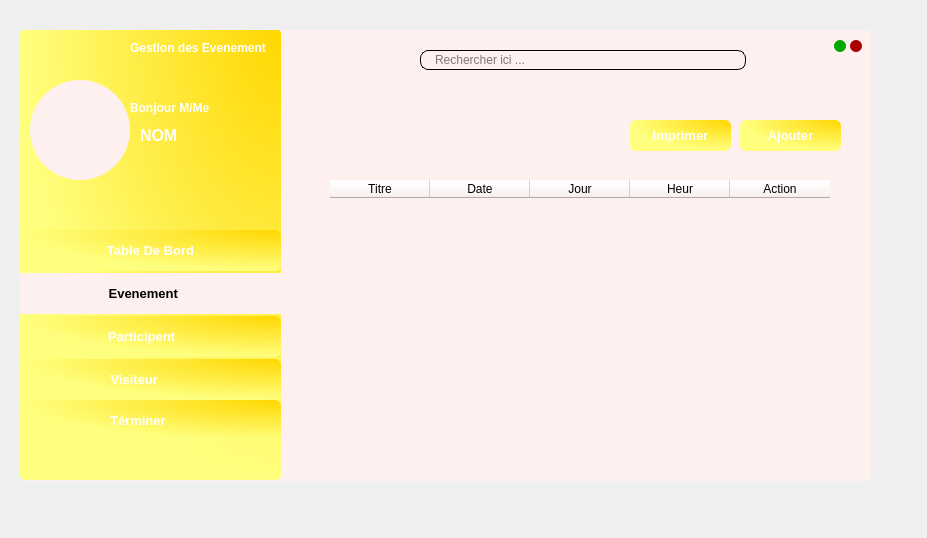
<?xml version="1.0" encoding="UTF-8"?>
<ui version="4.0">
 <class>eventform</class>
 <widget class="QWidget" name="eventform">
  <property name="geometry">
   <rect>
    <x>0</x>
    <y>0</y>
    <width>927</width>
    <height>538</height>
   </rect>
  </property>
  <property name="windowTitle">
   <string>Form</string>
  </property>
  <widget class="QWidget" name="event_w" native="true">
   <property name="geometry">
    <rect>
     <x>20</x>
     <y>30</y>
     <width>851</width>
     <height>451</height>
    </rect>
   </property>
   <property name="styleSheet">
    <string notr="true">background-color: rgb(255, 240, 240);
border-radius: 6px;</string>
   </property>
   <widget class="QLabel" name="menu">
    <property name="geometry">
     <rect>
      <x>0</x>
      <y>-1</y>
      <width>261</width>
      <height>451</height>
     </rect>
    </property>
    <property name="styleSheet">
     <string notr="true">    background-color: qradialgradient(cx: 1, cy: 0, radius: 1, fx: 1, fy: 0, stop: 0#FFD700, stop: 1 rgb(255, 255, 127) );
    color: white;
    padding: 10px;
    border-radius: 5px;
    box-shadow: 0 0 10px rgba(0, 0, 0, 0.1); </string>
    </property>
    <property name="text">
     <string/>
    </property>
   </widget>
   <widget class="QLabel" name="titre">
    <property name="geometry">
     <rect>
      <x>110</x>
      <y>10</y>
      <width>151</width>
      <height>16</height>
     </rect>
    </property>
    <property name="font">
     <font>
      <pointsize>9</pointsize>
      <weight>75</weight>
      <bold>true</bold>
     </font>
    </property>
    <property name="styleSheet">
     <string notr="true">background-color:none;
color: rgb(255, 255, 255);</string>
    </property>
    <property name="text">
     <string>Gestion des Evenement</string>
    </property>
   </widget>
   <widget class="QLabel" name="pic">
    <property name="geometry">
     <rect>
      <x>10</x>
      <y>50</y>
      <width>100</width>
      <height>100</height>
     </rect>
    </property>
    <property name="font">
     <font>
      <pointsize>8</pointsize>
     </font>
    </property>
    <property name="styleSheet">
     <string notr="true">border-radius:50px;</string>
    </property>
    <property name="text">
     <string/>
    </property>
   </widget>
   <widget class="QLabel" name="nom">
    <property name="geometry">
     <rect>
      <x>120</x>
      <y>90</y>
      <width>141</width>
      <height>31</height>
     </rect>
    </property>
    <property name="font">
     <font>
      <pointsize>12</pointsize>
      <weight>75</weight>
      <bold>true</bold>
     </font>
    </property>
    <property name="styleSheet">
     <string notr="true">background-color:none;
color: rgb(255, 255, 255);</string>
    </property>
    <property name="text">
     <string>NOM</string>
    </property>
   </widget>
   <widget class="QLabel" name="salut">
    <property name="geometry">
     <rect>
      <x>110</x>
      <y>70</y>
      <width>101</width>
      <height>16</height>
     </rect>
    </property>
    <property name="font">
     <font>
      <pointsize>9</pointsize>
      <weight>75</weight>
      <bold>true</bold>
     </font>
    </property>
    <property name="styleSheet">
     <string notr="true">background-color:none;
color: rgb(255, 255, 255);</string>
    </property>
    <property name="text">
     <string>Bonjour M/Me</string>
    </property>
   </widget>
   <widget class="QPushButton" name="bord">
    <property name="geometry">
     <rect>
      <x>0</x>
      <y>200</y>
      <width>261</width>
      <height>41</height>
     </rect>
    </property>
    <property name="font">
     <font>
      <pointsize>10</pointsize>
      <weight>75</weight>
      <bold>true</bold>
     </font>
    </property>
    <property name="styleSheet">
     <string notr="true">QPushButton{
    background-color: qradialgradient(cx: 1, cy: 0, radius: 1, fx: 1, fy: 0, stop: 0#FFD700, stop: 1 rgb(255, 255, 127) );
    color: rgb(255, 255, 255);
    border: None;
}
QPushButton:hover{
	background-color: rgb(255, 240, 240);
    color: rgb(0, 0, 0);
}</string>
    </property>
    <property name="text">
     <string>Table De Bord</string>
    </property>
   </widget>
   <widget class="QPushButton" name="event">
    <property name="geometry">
     <rect>
      <x>0</x>
      <y>243</y>
      <width>261</width>
      <height>41</height>
     </rect>
    </property>
    <property name="maximumSize">
     <size>
      <width>16777215</width>
      <height>41</height>
     </size>
    </property>
    <property name="font">
     <font>
      <pointsize>10</pointsize>
      <weight>75</weight>
      <bold>true</bold>
     </font>
    </property>
    <property name="styleSheet">
     <string notr="true">border-radius: 0px;
</string>
    </property>
    <property name="text">
     <string>Evenement    </string>
    </property>
   </widget>
   <widget class="QPushButton" name="participent">
    <property name="geometry">
     <rect>
      <x>0</x>
      <y>286</y>
      <width>261</width>
      <height>41</height>
     </rect>
    </property>
    <property name="font">
     <font>
      <pointsize>10</pointsize>
      <weight>75</weight>
      <bold>true</bold>
     </font>
    </property>
    <property name="styleSheet">
     <string notr="true">QPushButton{
    background-color: qradialgradient(cx: 1, cy: 0, radius: 1, fx: 1, fy: 0, stop: 0#FFD700, stop: 1 rgb(255, 255, 127) );
    color: rgb(255, 255, 255);
    border: None;
}
QPushButton:hover{
	background-color: rgb(255, 240, 240);
    color: rgb(0, 0, 0);
}</string>
    </property>
    <property name="text">
     <string>Participent     </string>
    </property>
   </widget>
   <widget class="QPushButton" name="visiteur">
    <property name="geometry">
     <rect>
      <x>0</x>
      <y>329</y>
      <width>261</width>
      <height>41</height>
     </rect>
    </property>
    <property name="font">
     <font>
      <pointsize>10</pointsize>
      <weight>75</weight>
      <bold>true</bold>
     </font>
    </property>
    <property name="styleSheet">
     <string notr="true">QPushButton{
    background-color: qradialgradient(cx: 1, cy: 0, radius: 1, fx: 1, fy: 0, stop: 0#FFD700, stop: 1 rgb(255, 255, 127) );
    color: rgb(255, 255, 255);
    border: None;
}
QPushButton:hover{
	background-color: rgb(255, 240, 240);
    color: rgb(0, 0, 0);
}</string>
    </property>
    <property name="text">
     <string>Visiteur         </string>
    </property>
   </widget>
   <widget class="QLineEdit" name="recherche">
    <property name="geometry">
     <rect>
      <x>400</x>
      <y>20</y>
      <width>326</width>
      <height>20</height>
     </rect>
    </property>
    <property name="styleSheet">
     <string notr="true">                max-width: 300px;
                padding: 0px 12px; 
                border-radius: 8px;
                border: 1px solid #000000;
                outline: none;
                box-shadow: 0px 0px 20px -18px; </string>
    </property>
    <property name="placeholderText">
     <string>Rechercher ici ...</string>
    </property>
   </widget>
   <widget class="QPushButton" name="cam">
    <property name="geometry">
     <rect>
      <x>740</x>
      <y>10</y>
      <width>50</width>
      <height>50</height>
     </rect>
    </property>
    <property name="text">
     <string/>
    </property>
   </widget>
   <widget class="QPushButton" name="reduit">
    <property name="geometry">
     <rect>
      <x>814</x>
      <y>10</y>
      <width>12</width>
      <height>12</height>
     </rect>
    </property>
    <property name="styleSheet">
     <string notr="true">QPushButton{
	background-color: rgb(0, 170, 0);
    border-radius: 6px;
   border: none;
}
QPushButton:pressed{
	background-color: rgb(0, 255, 0);
 }</string>
    </property>
    <property name="text">
     <string/>
    </property>
   </widget>
   <widget class="QPushButton" name="close">
    <property name="geometry">
     <rect>
      <x>830</x>
      <y>10</y>
      <width>12</width>
      <height>12</height>
     </rect>
    </property>
    <property name="styleSheet">
     <string notr="true">QPushButton{
	background-color: rgb(170, 0, 0);
    border-radius: 6px;
   border: none;
}
QPushButton:pressed{
	background-color: rgb(255, 0, 0);
 }</string>
    </property>
    <property name="text">
     <string/>
    </property>
   </widget>
   <widget class="QPushButton" name="terminer">
    <property name="geometry">
     <rect>
      <x>0</x>
      <y>370</y>
      <width>261</width>
      <height>41</height>
     </rect>
    </property>
    <property name="font">
     <font>
      <pointsize>10</pointsize>
      <weight>75</weight>
      <bold>true</bold>
     </font>
    </property>
    <property name="styleSheet">
     <string notr="true">QPushButton{
    background-color: qradialgradient(cx: 1, cy: 0, radius: 1, fx: 1, fy: 0, stop: 0#FFD700, stop: 1 rgb(255, 255, 127) );
    color: rgb(255, 255, 255);
    border: None;
}
QPushButton:hover{
	background-color: rgb(255, 240, 240);
    color: rgb(0, 0, 0);
}</string>
    </property>
    <property name="text">
     <string>Términer       </string>
    </property>
   </widget>
   <widget class="QPushButton" name="ajouter">
    <property name="geometry">
     <rect>
      <x>720</x>
      <y>90</y>
      <width>101</width>
      <height>31</height>
     </rect>
    </property>
    <property name="font">
     <font>
      <pointsize>10</pointsize>
      <weight>75</weight>
      <bold>true</bold>
     </font>
    </property>
    <property name="styleSheet">
     <string notr="true">QPushButton{
    background-color: qradialgradient(cx: 1, cy: 0, radius: 1, fx: 1, fy: 0, stop: 0#FFD700, stop: 1 rgb(255, 255, 127) );
    color: rgb(255, 255, 255);
    border: None;
}
QPushButton:hover{
	background-color: rgb(255, 240, 240);
    color: rgb(0, 0, 0);
}</string>
    </property>
    <property name="text">
     <string>Ajouter</string>
    </property>
   </widget>
   <widget class="QPushButton" name="imprimer">
    <property name="geometry">
     <rect>
      <x>610</x>
      <y>90</y>
      <width>101</width>
      <height>31</height>
     </rect>
    </property>
    <property name="font">
     <font>
      <pointsize>10</pointsize>
      <weight>75</weight>
      <bold>true</bold>
     </font>
    </property>
    <property name="styleSheet">
     <string notr="true">QPushButton{
    background-color: qradialgradient(cx: 1, cy: 0, radius: 1, fx: 1, fy: 0, stop: 0#FFD700, stop: 1 rgb(255, 255, 127) );
    color: rgb(255, 255, 255);
    border: None;
}
QPushButton:hover{
	background-color: rgb(255, 240, 240);
    color: rgb(0, 0, 0);
}</string>
    </property>
    <property name="text">
     <string>Imprimer</string>
    </property>
   </widget>
   <widget class="QTableWidget" name="tableWidget">
    <property name="geometry">
     <rect>
      <x>310</x>
      <y>150</y>
      <width>511</width>
      <height>271</height>
     </rect>
    </property>
    <column>
     <property name="text">
      <string>Titre</string>
     </property>
    </column>
    <column>
     <property name="text">
      <string>Date</string>
     </property>
    </column>
    <column>
     <property name="text">
      <string>Jour</string>
     </property>
    </column>
    <column>
     <property name="text">
      <string>Heur</string>
     </property>
    </column>
    <column>
     <property name="text">
      <string>Action</string>
     </property>
    </column>
   </widget>
  </widget>
 </widget>
 <resources/>
 <connections/>
</ui>
